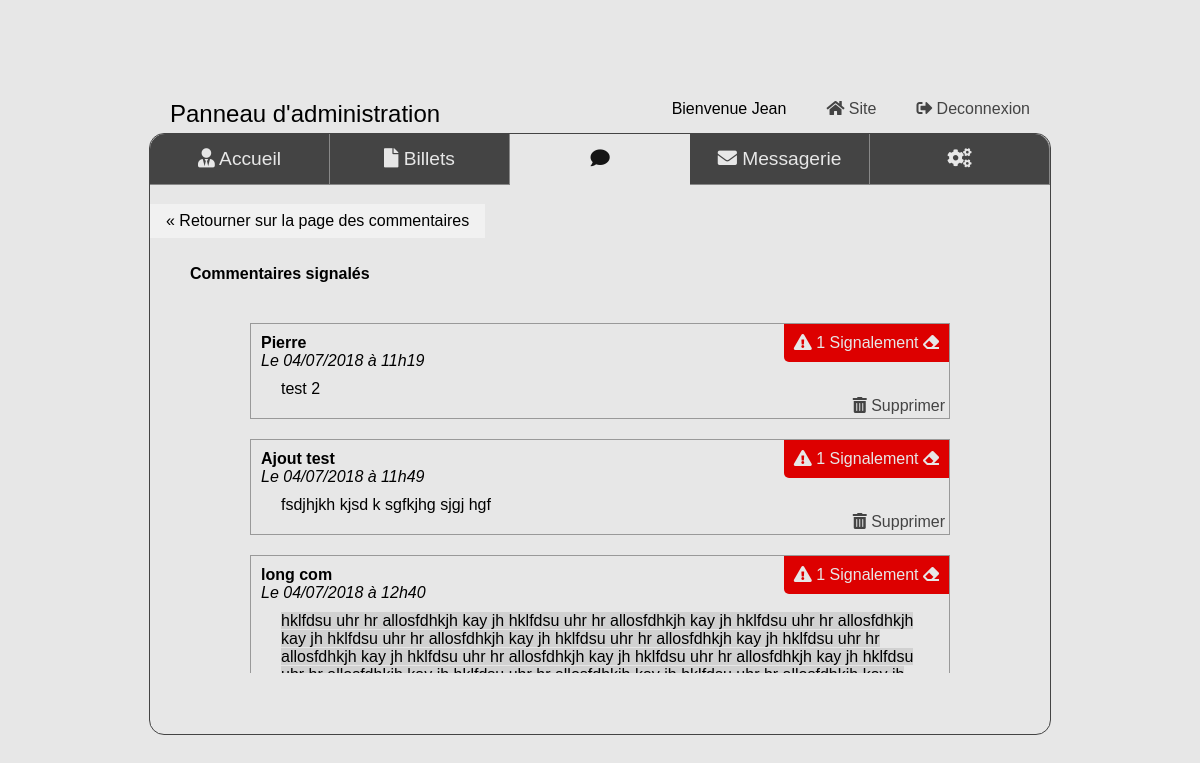
The page /index.php?action=panel&page=comments&function=reportedComments (signed in) on the database as committed earlier.
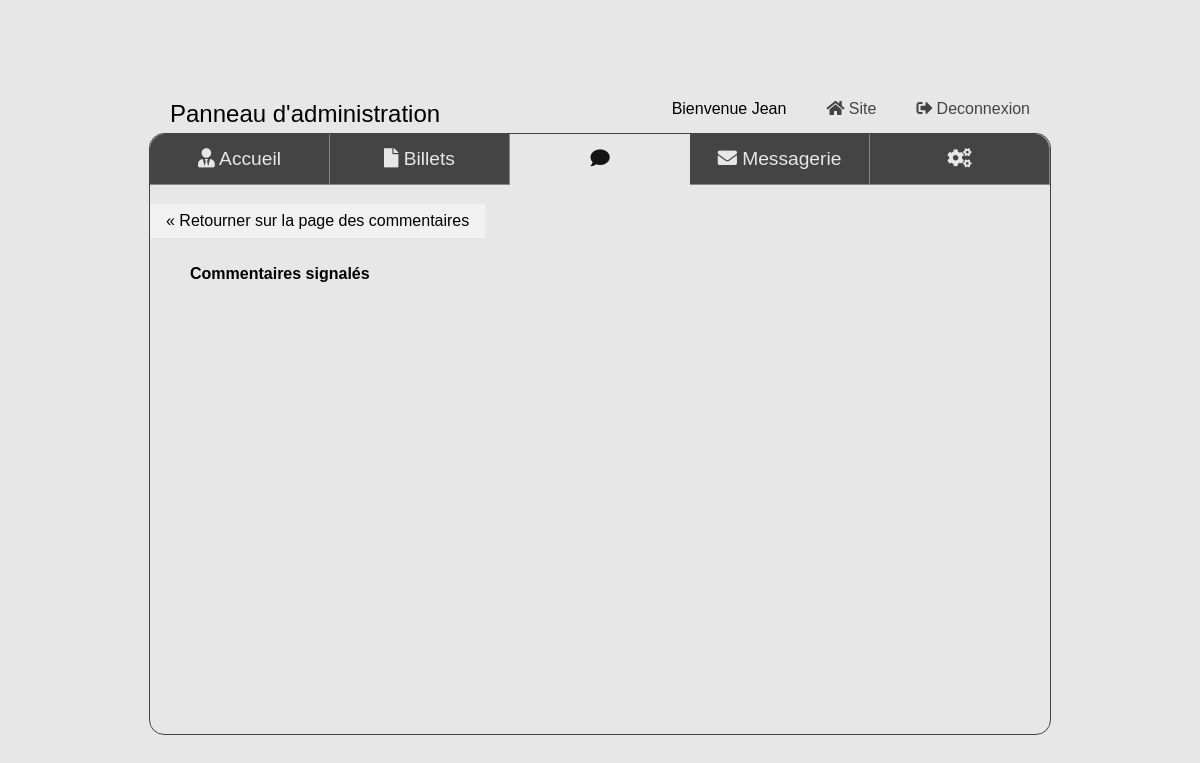
The same page on the database as committed later.
### tables this page shows
CREATE TABLE IF NOT EXISTS `comments` (
  `id` int(11) NOT NULL AUTO_INCREMENT,
  `idPost` int(11) NOT NULL,
  `idCom` int(11) NOT NULL,
  `content` text NOT NULL,
  `author` varchar(255) NOT NULL,
  `commentDate` datetime NOT NULL,
  `reports` int(11) NOT NULL,
  PRIMARY KEY (`id`)
);

### controller/panelController.php (called while the page is built, shortened)
			</script> <?php
function displayReportedComments(){
	$db = new Manager;
	$commentManager = new CommentsManager($db);
	require('view/adminPanel/commentsReportedView.php');
}

### Model/Manager.php (called while the page is built, shortened)
<?php
class Manager {
	public function setDb(){
    	$this->db = new \PDO('mysql:host=localhost;dbname=projet4', 'root', '');
  	}
}

### Model/CommentsManager.php (called while the page is built, shortened)
<?php
require_once('model/Manager.php');
class CommentsManager extends Manager {
    public function getAllComments(){
        $commentsList = [];
        $req = $this->db->query('SELECT * FROM comments ORDER BY reports DESC');
        while($data = $req->fetch(PDO::FETCH_ASSOC)){
          $commentsList[] = new Comment($data);
        }
        return $commentsList;
    }
}

### Model/Comment.php (called while the page is built, shortened)
<?php
class Comment {
	protected $id;
	protected $content;
	protected $author;
	protected $commentDate;
	protected $reports;
 	public function hydrate(array $data){
    	foreach ($data as $key => $value)
    	{
      		$method = 'set'.ucfirst($key);
    	}
  	}
  	public function getId(){
		return $this->id;
	}
	public function getContent(){
		return $this->content;
	}
	public function getAuthor(){
		return $this->author;
	}
	public function getCommentDate(){
		return $this->commentDate;
	}
	public function getReports(){
		return $this->reports;
	}
	public function setId($id){
		$id = (int) $id;
		if($id > 0){
			$this->id = $id;
		}
	}
	public function setIdPost($idPost){
		$idPost = (int) $idPost;
	}
	public function setIdCom($idCom){
		$idCom = (int) $idCom;
	}
	public function setContent($content){
		if(is_string($content)){
			$this->content = $content;
		}
	}
	public function setAuthor($author){
		if(is_string($author)){
			$this->author = $author;
		}
	}
 	public function setCommentDate($commentDate){
 		$newDate = date("d/m/Y à H\hi", strtotime($commentDate));
		$this->commentDate = $newDate;
	}
	public function setReports($reports){
		$reports= (int) $reports;
		if($reports >= 0){
			$this->reports = $reports;
		}
	}
}

### View/adminPanel/commentsReportedView.php (the view)
<?php ob_start();
echo '<a href="javascript:history.go(-1)" class="previousPage">&laquo; Retourner sur la page des commentaires</a>
		<div class="commentsReported"><h4>Commentaires signalés</h4>'; ?>
<div class="commentListReported">
<?php
$getComments = $commentManager->getAllComments();
foreach($getComments as $comment){
	if($comment->getReports() >= 1){
		echo '	<div class="comment">
				<strong>'.$comment->getAuthor().'</strong><br/><em>Le '.$comment->getCommentDate().'</em>
				<p>'.$comment->getContent().'</p>';
				if($comment->getReports() == 1){
					echo '<button type="button" class="deleteReport" id="'.$comment->getId().'"><i class="fas fa-exclamation-triangle"></i> '.$comment->getReports().' Signalement <i class="fas fa-eraser"></i></button>';
				}
				elseif($comment->getReports() >= 1){
					echo '<button type="button" class="deleteReport" id="'.$comment->getId().'"><i class="fas fa-exclamation-triangle"></i> '.$comment->getReports().' Signalements <i class="fas fa-eraser"></i></button>';
				}
				echo '<button type="button" id="'.$comment->getId().'" value="'.$comment->getAuthor().'" class="deleteComPanel"><i class="fas fa-trash-alt"></i> Supprimer</button></div>';
	}
}
?> </div> <?php
$pageContent = ob_get_clean();
require('adminPanelView.php'); ?>

### index.php (shortened to what this page needs)
<?php
require('controller/panelController.php');
try {
	if(isset($_GET['action'])){
		if($_GET['action'] === 'home'){
			if(isset($_GET['page'])){
				if($_GET['page'] === 'login'){
					login();
				}
				elseif($_GET['page'] === 'sendMail'){
					sendMessage();
				}
				elseif($_GET['page'] === 'comments'){
					if(isset($_GET['function']) && ($_GET['function'] === 'delete')){
						if(isset($_SESSION['nickname']) && ($_SESSION['nickname'] === "Jean")){
	                		deleteCom();
	                	}
	                	else{
	                		throw new Exception('Vous n\'avez pas l\'autorisation d\'effectuer cette action. <br/>
	                			<a href="index.php">Retourner sur la page d\'accueil</a>');
	                	}
	                }
	                if(isset($_GET['function']) && ($_GET['function'] === 'report')){
	                	reportCom();
	                }
					if(isset($_GET['id']) && $_GET['id'] > 0){
	                		commentsPage();
					}
					else{
						throw new Exception('Aucun identifiant de billet envoyé. <br/>
	                			<a href="index.php">Retourner sur la page d\'accueil</a>');
					}
				}
			}
			else{
				if(isset($_GET['p'])){
					homePage($_GET['p'],5);
	            }
	            else{
	                homePage(1,5);
	            }
			}
		}
		elseif($_GET['action'] === 'panel'){
			if(isset($_SESSION['nickname']) && ($_SESSION['nickname'] === "Jean")) {
				if (isset($_GET['page'])) {
					if($_GET['page'] === 'home'){
						adminPanel();
	                }
	                elseif ($_GET['page'] === 'comments'){
	                	if(isset($_GET['function']) && ($_GET['function'] === 'reportedComments')){
	                		displayreportedComments();
	                	}
	                	elseif(isset($_GET['function']) && ($_GET['function'] === 'delete')){
	                		deleteComPanel();
	                	}
	                	elseif(isset($_GET['function']) && ($_GET['function'] === 'deleteReports')){
	                		deleteReports();
	                	}
	                	else{
	                		manageComments();
	                	}
	                }
	                elseif ($_GET['page'] === 'settings') {
	                	settingsPage();
	                }
	            }
	            else{
	            	adminPanel();
	            }
	        }
	        else{
	        	throw new Exception('Vous n\'avez pas l\'autorisation d\'accéder à cette page. <br/>
	                <a href="index.php">Retourner sur la page d\'accueil</a>');
	        }
		}
		elseif($_GET['action'] === 'logout'){
			logout();
		}
	}
}
catch(Exception $e) {
    echo 'Erreur : ' . $e->getMessage();
}

### View/adminPanel/adminPanelView.php (shortened to what this page needs)
<!DOCTYPE html>
<html lang="fr">
    <head>
        <link rel="stylesheet" href="https://use.fontawesome.com/releases/v5.1.0/css/all.css">
        <link href="public/css/panelStyle.css" rel="stylesheet" />
    </head>
    <body>
        <?php
            $messageManager = new MessageManager($db);
            $unreadMessage = $messageManager->count();
            $numberMessage = $unreadMessage;
        ?>
        <header>
            <p>Panneau d'administration</p>
            <ul>
                <li>Bienvenue <?= $_SESSION['nickname'] ?></li>
                <li><a href="index.php"><i class="fas fa-home"></i> Site</a></li>
                <li><a href="index.php?action=logout"><i class="fas fa-sign-out-alt"></i> Deconnexion</a></li>
            </ul>
        </header>
        <div id="container">
            <nav class="panelMenu">
                <ul>
                    <li><a href="?action=panel&amp;page=home" class="active linksMenu"><i class="fas fa-user-tie"></i> Accueil</a></li>
                    <li><a href="?action=panel&amp;page=posts" class="linksMenu"><i class="fas fa-file"></i> Billets</a></li>
                    <li><a href="?action=panel&amp;page=comments" class="linksMenu"><i class="fas fa-comment"></i> Commentaires</a></li>
                    <li><a href="?action=panel&amp;page=mailbox" class="linksMenu"><i class="fas fa-envelope"></i> Messagerie (<?= $numberMessage ?>)</a></li>
                    <li><a href="?action=panel&amp;page=settings" class="linksMenu"><i class="fas fa-cogs"></i> Préférences</a></li>
                </ul>
            </nav>
            <section>
                <?php if(isset($pageContent)){
                    echo $pageContent;
                }?>
            </section>
        </div>
    </body>
</html>

### Public/css/panelStyle.css (style rules this page uses)
* { margin:0; padding:0; }
body { background-color:#e7e7e7; font-family: 'Oswald', sans-serif; }
h4 { margin-bottom:20px; }
.previousPage { position:absolute; top:70px; left:0px; text-decoration: none; display: inline-block; padding: 8px 16px; background-color: #f1f1f1; color: black; }
@media screen and (min-width:600px) { header { width:75%; margin:auto; margin-top:100px; display:flex; justify-content: space-between; } }
@media screen and (min-width:600px) { header ul { list-style-type: none; display:flex; justify-content: space-between; } }
@media screen and (min-width:600px) { header a { color:#444; text-decoration:none; } }
@media screen and (min-width:600px) { header ul li { margin:0 20px; } }
@media screen and (min-width:600px) { header p { margin-left:20px; font-size:1.5em; margin-bottom:5px; } }
@media screen and (min-width:600px) { #container { position:relative; width:75%; margin:auto; border:solid 1px #444; min-height: 600px; border-radius:15px; } }
@media screen and (min-width:600px) { .panelMenu ul { list-style: none; display:flex; width:100%; } }
@media screen and (min-width:600px) { .panelMenu li { width:20%; } }
@media screen and (min-width:600px) { .panelMenu a { text-decoration: none; color: #E7E7E7; display: block; padding: 0 25px; font-size: 1.2em; line-height: 50px; border-right: 1px solid #888; border-bottom: 1px solid #888; background-color: #444; height: 50px; text-align:center; overflow:hidden; } }
@media screen and (min-width:600px) { .panelMenu li:first-of-type a { border-radius: 15px 0 0 0; } }
@media screen and (min-width:600px) { .panelMenu li:last-of-type a { border-radius: 0 15px 0 0; } }
@media screen and (min-width:600px) { .panelMenu a.active { background:#E7E7E7; color:#151515; border:none; } }
@media screen and (min-width:600px) { .commentsReported { margin:80px 40px; height:370px; } }
@media screen and (min-width:600px) { .commentListReported { margin:20px 40px; overflow:auto; height:370px; } }
@media screen and (min-width:600px) { .comment, .comComment { position:relative; border:solid 1px #999; margin:20px; padding:10px; overflow:hidden; } }
@media screen and (min-width:600px) { .comment p, .comComment p { margin: 10px 20px; } }
@media screen and (min-width:600px) { .deleteReport { position: absolute; right:0; top:0; border:none; padding: 10px; color: #E7E7E7; background:#DD0000; border-radius: 0 0 0 5px; text-decoration:none; font-size:1em; } }
@media screen and (min-width:600px) { .deleteComPanel { position: absolute; right:4px; bottom:3px; color:#444; text-decoration: none; border:none; background:none; font-size:1em; } }

Rows that differ between the two databases and show on the page:
removed comments: author "Pierre", commentDate "04/07/2018 à 11h19", content "test 2", reports "1"
removed comments: author "Ajout test", commentDate "04/07/2018 à 11h49", content "fsdjhjkh kjsd k sgfkjhg sjgj hgf", reports "1"
removed comments: author "long com", commentDate "04/07/2018 à 12h40", content "hklfdsu uhr hr allosfdhkjh kay jh hklfdsu uhr hr allosfdhkjh kay jh hklfdsu uhr hr allosfdhkjh kay jh hklfdsu uhr hr allosfdhkjh kay jh hklfdsu uhr hr allosfdhkjh kay jh hklfdsu uhr hr allosfdhkjh kay jh hklfdsu uhr hr allosfdhkjh kay jh hklfdsu uhr hr allosfdhkjh kay jh hklfdsu…", reports "1"
